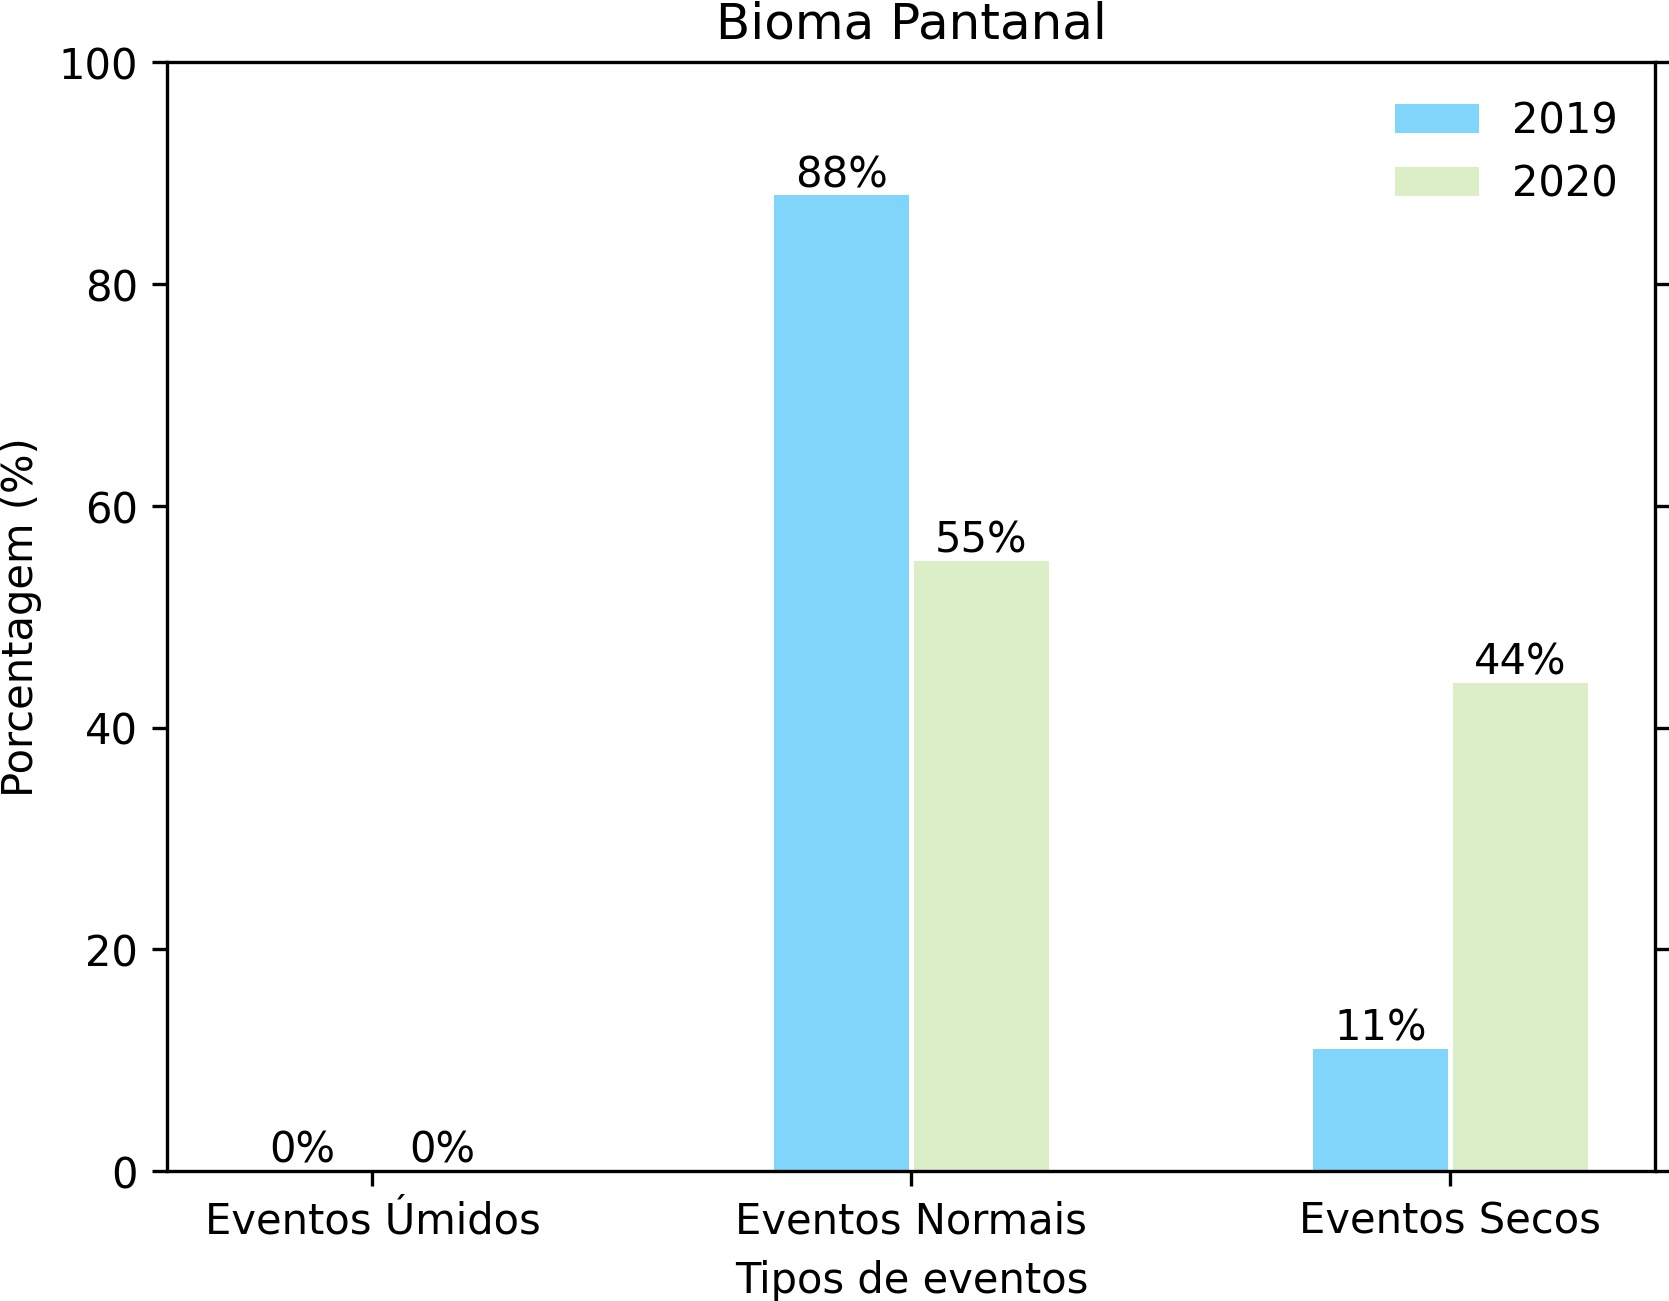

The script that saved this image:
import pandas as pd
import numpy as np
import matplotlib.pyplot as plt

#### Funções:
# Função que adiciona o label nas barras e a unidade de porcentagem (%).
def define_label (ax, rects, values):
    for rect, value in zip(rects, values):
        height = rect.get_height()
        ax.text(rect.get_x() + rect.get_width() / 2, height, f'{value}%', ha='center', va='bottom')


arquivo = './input/spi.classes.pantanal.txt'  # Nome do arquivo a ser utilizado.

# Abertura do arquivo utilizando o separador espaço e adicionando título como primeira linha.
df = pd.read_csv(arquivo, sep= ' ', names=['2019','2020'])
df = df.astype(int)  # Define o conjunto de dados como valor inteiro.

total_classes = 3  # Total de classes avaliada.
classes = ['Eventos Úmidos', 'Eventos Normais', 'Eventos Secos']  # Nome dos rótulos que vão aparecer no eixo x.
ANO_ANTERIOR='2019'
ANO_ATUAL='2020'
ano2019 = df[ANO_ANTERIOR].values  # Valores percentuais.
ano2020 = df[ANO_ATUAL].values  # Valores percentuais.
largura_barra = 0.25  # Largura da barra.

r1 = np.arange(len(classes))  # [0, 1, 2]. Vetor com os índices.
x1 = [y - 0.13 for y in r1]  # [-0.13, 0.87, 1.87]. Valores do eixo x para desenhar a primeira barra.
x2 = [y + 0.13 for y in r1]  # [0.13, 1.13, 2.13]. Valores do eixo x para desenhar a segunda barra.

fig, ax = plt.subplots()

#  Plota o gráfico da primeira barra:
ax.bar(x1, ano2019, width=largura_barra, color='#81d4fa', label=ANO_ANTERIOR)
#  Plota o gráfico da segunda barra:
ax.bar(x2, ano2020, width=largura_barra, color='#dceec8', label=ANO_ATUAL)

# Chama a função para adicionar os valores em cada uma das barras.
define_label(ax, ax.containers[0].patches, ano2019)
define_label(ax, ax.containers[1].patches, ano2020)

#  Formatação do eixo y:
plt.ylim(0, 100)  # Define o mínimo e máximo valor do eixo y.
plt.ylabel('Porcentagem (%)', fontsize=10)  # Tamanho do título do eixo y.
plt.yticks(fontsize=10)  # Tamanho dos rótulos do eixo y.
#plt.tick_params(axis='y', which='both', left=False, right=False, labelleft=False)  # Desabilita os rótulos de ambos os eixos esquerdo e direito.

#  Formatação do eixo x:
plt.xticks(np.arange(total_classes),classes, fontsize=10)  # Rótulos do eixo x e tamanho.
plt.xlabel('Tipos de eventos', fontsize=10)  # Tamanho do título do eixo x.

#  Título da figura:
plt.title('Bioma Pantanal')

#  Gera a legenda:
plt.legend(frameon =False)  # Desliga a borda da legenda.

#  Salva a figura:
plt.savefig('ex01.jpg', transparent=True, dpi=300, bbox_inches='tight', pad_inches=0)  # Salva a figura no formato ".png" com dpi=300 e remove espaços excedentes.

#  Mostra o gráfico na tela:
#plt.show()
